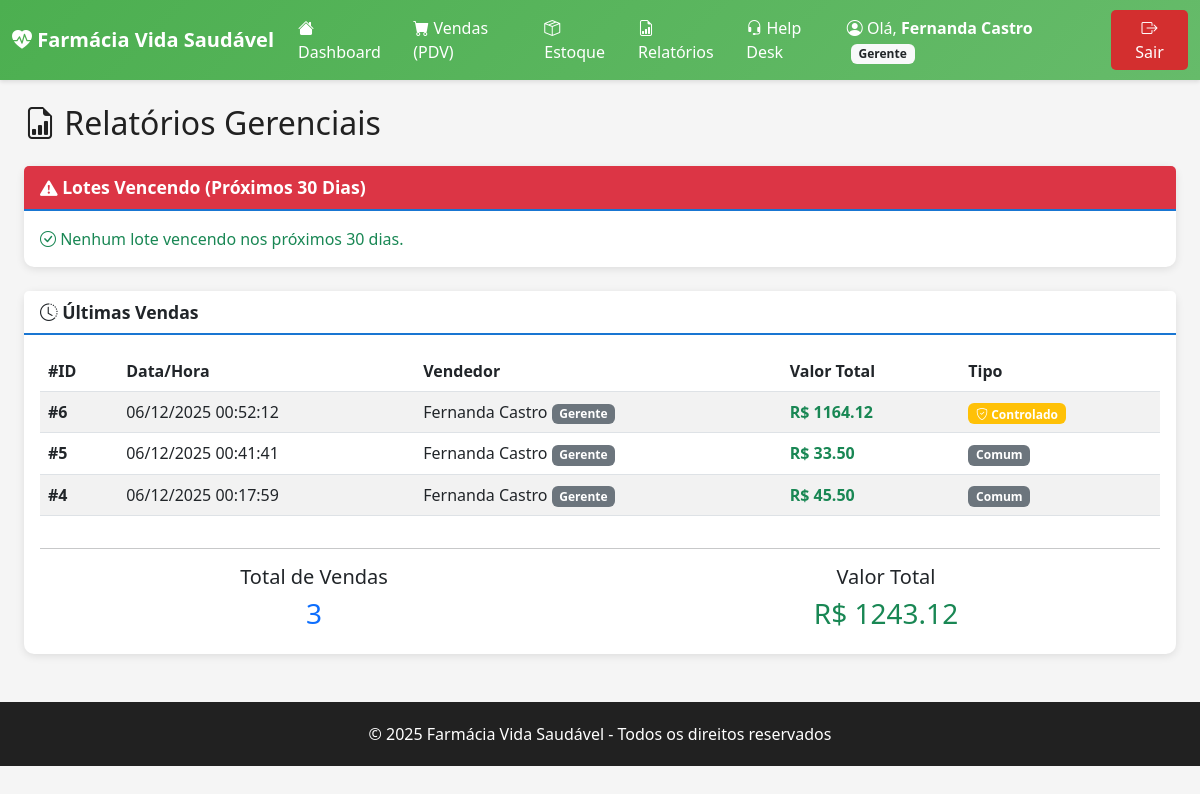
/relatorios (signed in), run on the app's committed database.
### tables this page shows
CREATE TABLE usuarios (
            id INTEGER PRIMARY KEY AUTOINCREMENT,
            nome TEXT NOT NULL,
            login TEXT UNIQUE NOT NULL,
            senha_hash TEXT NOT NULL,
            cargo TEXT CHECK(cargo IN ('Atendente', 'Farmaceutico', 'Gerente')) NOT NULL,
            created_at TIMESTAMP DEFAULT CURRENT_TIMESTAMP
        );

CREATE TABLE vendas (
            id INTEGER PRIMARY KEY AUTOINCREMENT,
            data_venda TIMESTAMP DEFAULT CURRENT_TIMESTAMP,
            total REAL NOT NULL,
            usuario_id INTEGER NOT NULL,
            supervisor_liberacao TEXT,
            caminho_receita TEXT,
            FOREIGN KEY (usuario_id) REFERENCES usuarios(id)
        );

### app.py (the view)
@app.route('/relatorios')
@login_required
def relatorios():
    try:
        vendas_recentes = db.get_vendas_recentes(limite=20)
        lotes_vencendo = db.get_lotes_vencendo()
        return render_template('relatorios.html',
            vendas=vendas_recentes,
            lotes_vencendo=lotes_vencendo)
    except Exception as e:
        flash(f'Erro ao carregar relatórios: {str(e)}', 'danger')
        return render_template('relatorios.html', vendas=[], lotes_vencendo=[])

### app.py (called while the page is built)
@app.template_filter('format_date')
def format_date_filter(value, format='%d/%m/%Y'):
    if value is None:
        return ''
    if isinstance(value, str):
        try:
            if ' ' in value:
                value = datetime.strptime(value, '%Y-%m-%d %H:%M:%S')
            else:
                value = datetime.strptime(value, '%Y-%m-%d')
        except ValueError:
            return value  # Retorna a string original se falhar
    return value.strftime(format)

@app.template_filter('format_datetime')
def format_datetime_filter(value, format='%d/%m/%Y %H:%M'):
    return format_date_filter(value, format)

def login_required(f):
    @wraps(f)
    def decorated_function(*args, **kwargs):
        if 'user_id' not in session:
            flash('Você precisa fazer login para acessar esta página.', 'warning')
            return redirect(url_for('login'))
        return f(*args, **kwargs)
    return decorated_function

### db.py (called while the page is built)
def get_db_connection():
    try:
        conexao = sqlite3.connect(Config.DATABASE_PATH)
        conexao.row_factory = sqlite3.Row  # Retorna dicts ao invés de tuples
        return conexao
    except Exception as err:
        print(f"[ERRO DB] Falha na conexão: {err}")
        return None

def dict_from_row(row):
    if row is None:
        return None
    return dict(row)

def get_vendas_recentes(limite=10):
    conexao = get_db_connection()
    if not conexao:
        return []
    try:
        cursor = conexao.cursor()
        cursor.execute("""
            SELECT
                v.id,
                v.data_venda,
                v.total,
                u.nome AS vendedor,
                u.cargo AS cargo_vendedor,
                v.supervisor_liberacao
            FROM vendas v
            INNER JOIN usuarios u ON v.usuario_id = u.id
            ORDER BY v.data_venda DESC
            LIMIT ?
        """, (limite,))
        return [dict_from_row(row) for row in cursor.fetchall()]
    except Exception as err:
        print(f"[ERRO] get_vendas_recentes: {err}")
        return []
    finally:
        conexao.close()

### templates/relatorios.html (shortened to what this page needs)
{% extends "base.html" %}
{% block content %}
<div class="container-fluid fade-in">
    <h2 class="mb-4">
        <i class="bi bi-file-earmark-bar-graph"></i> Relatórios Gerenciais
    </h2>
    <div class="card mb-4">
        <div class="card-header bg-danger text-white">
            <i class="bi bi-exclamation-triangle-fill"></i> Lotes Vencendo (Próximos 30 Dias)
        </div>
        <div class="card-body">
            {% if lotes_vencendo %}
            <div class="table-responsive">
                <table class="table table-hover">
                    <thead>
                        <tr>
                            <th>Produto</th>
                            <th>Fabricante</th>
                            <th>Nº Lote</th>
                            <th>Validade</th>
                            <th>Dias Restantes</th>
                            <th>Quantidade</th>
                        </tr>
                    </thead>
                    <tbody>
                        {% for lote in lotes_vencendo %}
                        <tr class="{% if lote.dias_para_vencer <= 7 %}table-danger{% endif %}">
                            <td><strong>{{ lote.produto_nome }}</strong></td>
                            <td>{{ lote.fabricante }}</td>
                            <td>{{ lote.numero_lote }}</td>
                            <td>{{ lote.data_validade|format_date }}</td>
                            <td>
                                <span
                                    class="badge {% if lote.dias_para_vencer <= 7 %}bg-danger{% else %}bg-warning{% endif %}">
                                    {{ lote.dias_para_vencer }} dia(s)
                                </span>
                            </td>
                            <td>{{ lote.qtd_atual }}</td>
                        </tr>
                        {% endfor %}
                    </tbody>
                </table>
            </div>
            {% else %}
            <p class="text-success mb-0">
                <i class="bi bi-check-circle"></i> Nenhum lote vencendo nos próximos 30 dias.
            </p>
            {% endif %}
        </div>
    </div>
    <div class="card mb-4">
        <div class="card-header">
            <i class="bi bi-clock-history"></i> Últimas Vendas
        </div>
        <div class="card-body">
            {% if vendas %}
            <div class="table-responsive">
                <table class="table table-striped table-hover">
                    <thead>
                        <tr>
                            <th>#ID</th>
                            <th>Data/Hora</th>
                            <th>Vendedor</th>
                            <th>Valor Total</th>
                            <th>Tipo</th>
                        </tr>
                    </thead>
                    <tbody>
                        {% for venda in vendas %}
                        <tr>
                            <td><strong>#{{ venda.id }}</strong></td>
                            <td>{{ venda.data_venda|format_datetime('%d/%m/%Y %H:%M:%S') }}</td>
                            <td>{{ venda.vendedor }} <span class="badge bg-secondary">{{ venda.cargo_vendedor }}</span>
                            </td>
                            <td><strong class="text-success">R$ {{ "%.2f"|format(venda.total) }}</strong></td>
                            <td>
                                {% if venda.supervisor_liberacao %}
                                <span class="badge bg-warning">
                                    <i class="bi bi-shield-check"></i> Controlado
                                </span>
                                {% else %}
                                <span class="badge bg-secondary">Comum</span>
                                {% endif %}
                            </td>
                        </tr>
                        {% endfor %}
                    </tbody>
                </table>
            </div>
            <hr>
            <div class="row text-center">
                <div class="col-md-6">
                    <h5>Total de Vendas</h5>
                    <h3 class="text-primary">{{ vendas|length }}</h3>
                </div>
                <div class="col-md-6">
                    <h5>Valor Total</h5>
                    <h3 class="text-success">
                        R$ {{ "%.2f"|format(vendas|sum(attribute='total')) }}
                    </h3>
                </div>
            </div>
            {% else %}
            <p class="text-muted mb-0">Nenhuma venda registrada.</p>
            {% endif %}
        </div>
    </div>
</div>
{% endblock %}

### templates/base.html (shortened to what this page needs)
<!DOCTYPE html>
<html lang="pt-BR">
<head>
    <link href="https://cdn.jsdelivr.net/npm/bootstrap@5.3.0/dist/css/bootstrap.min.css" rel="stylesheet">
    <link rel="stylesheet" href="https://cdn.jsdelivr.net/npm/bootstrap-icons@1.10.0/font/bootstrap-icons.css">
    <link rel="stylesheet" href="{{ url_for('static', filename='css/style.css') }}">
</head>
<body>
    {% if session.user_id %}
    <nav class="navbar navbar-expand-lg navbar-dark navbar-custom">
        <div class="container-fluid">
            <a class="navbar-brand" href="{{ url_for('dashboard') }}">
                <i class="bi bi-heart-pulse-fill"></i>
                <strong>Farmácia Vida Saudável</strong>
            </a>
            <div class="collapse navbar-collapse" id="navbarNav">
                <ul class="navbar-nav me-auto">
                    <li class="nav-item">
                        <a class="nav-link" href="{{ url_for('dashboard') }}">
                            <i class="bi bi-house-fill"></i> Dashboard
                        </a>
                    </li>
                    <li class="nav-item">
                        <a class="nav-link" href="{{ url_for('pdv') }}">
                            <i class="bi bi-cart-fill"></i> Vendas (PDV)
                        </a>
                    </li>
                    <li class="nav-item">
                        <a class="nav-link" href="{{ url_for('produtos') }}">
                            <i class="bi bi-box-seam"></i> Estoque
                        </a>
                    </li>
                    <li class="nav-item">
                        <a class="nav-link" href="{{ url_for('relatorios') }}">
                            <i class="bi bi-file-earmark-bar-graph"></i> Relatórios
                        </a>
                    </li>
                    <li class="nav-item">
                        <a class="nav-link" href="/php/helpdesk/index.php">
                            <i class="bi bi-headset"></i> Help Desk
                        </a>
                    </li>
                </ul>
                <div class="d-flex align-items-center">
                    <span class="text-white me-3">
                        <i class="bi bi-person-circle"></i>
                        Olá, <strong>{{ session.user_nome }}</strong>
                        <span class="badge bg-light text-dark ms-1">{{ session.user_cargo }}</span>
                    </span>
                    <a href="{{ url_for('logout') }}" class="btn btn-logout">
                        <i class="bi bi-box-arrow-right"></i> Sair
                    </a>
                </div>
            </div>
        </div>
    </nav>
    {% endif %}
    <main class="{% if session.user_id %}container-fluid{% endif %} mt-4">
        {% block content %}{% endblock %}
    </main>
    {% if session.user_id %}
    <footer class="footer mt-5">
        <div class="container">
            <p class="mb-0">
                &copy; 2025 Farmácia Vida Saudável - Todos os direitos reservados
            </p>
        </div>
    </footer>
    {% endif %}
</body>
</html>

### static/css/style.css (style rules this page uses)
:root { --primary-color: #1976D2; --secondary-color: #4CAF50; --danger-color: #D32F2F; --warning-color: #FF9800; --background-color: #F5F5F5; --text-dark: #212121; --text-light: #757575; }
body { background-color: var(--background-color); font-family: 'Segoe UI', Tahoma, Geneva, Verdana, sans-serif; color: var(--text-dark); }
.navbar-custom { background: linear-gradient(135deg, var(--secondary-color), #66BB6A) !important; box-shadow: 0 2px 4px rgba(0, 0, 0, 0.1); }
.navbar-custom .navbar-brand, .navbar-custom .nav-link { color: white !important; font-weight: 500; }
.navbar-custom .btn-logout { background-color: var(--danger-color); border: none; color: white; padding: 6px 15px; border-radius: 5px; font-weight: 500; }
.card { border: none; border-radius: 10px; box-shadow: 0 2px 8px rgba(0, 0, 0, 0.1); margin-bottom: 20px; }
.card-header { background-color: white; border-bottom: 2px solid var(--primary-color); font-weight: 600; font-size: 1.1rem; }
.table { background-color: white; }
.table thead { background-color: var(--primary-color); color: white; }
.footer { background-color: var(--text-dark); color: white; padding: 20px; text-align: center; margin-top: 50px; }
.fade-in { animation: fadeIn 0.5s ease-in; }

### data on the page
usuarios: user_nome "Fernanda Castro", user_cargo "Gerente"
vendas: id "6", data_venda "06/12/2025 00:52:12", vendedor "Fernanda Castro", cargo_vendedor "Gerente", total "1164.12", supervisor_liberacao "Controlado"
vendas: id "5", data_venda "06/12/2025 00:41:41", vendedor "Fernanda Castro", cargo_vendedor "Gerente", total "33.50", shows "Comum"
vendas: id "4", data_venda "06/12/2025 00:17:59", vendedor "Fernanda Castro", cargo_vendedor "Gerente", total "45.50", shows "Comum"

### other printed values
{{ vendas|length }} "3"
{{ "%.2f"|format(vendas|sum(attribute='total')) }} "1243.12"
